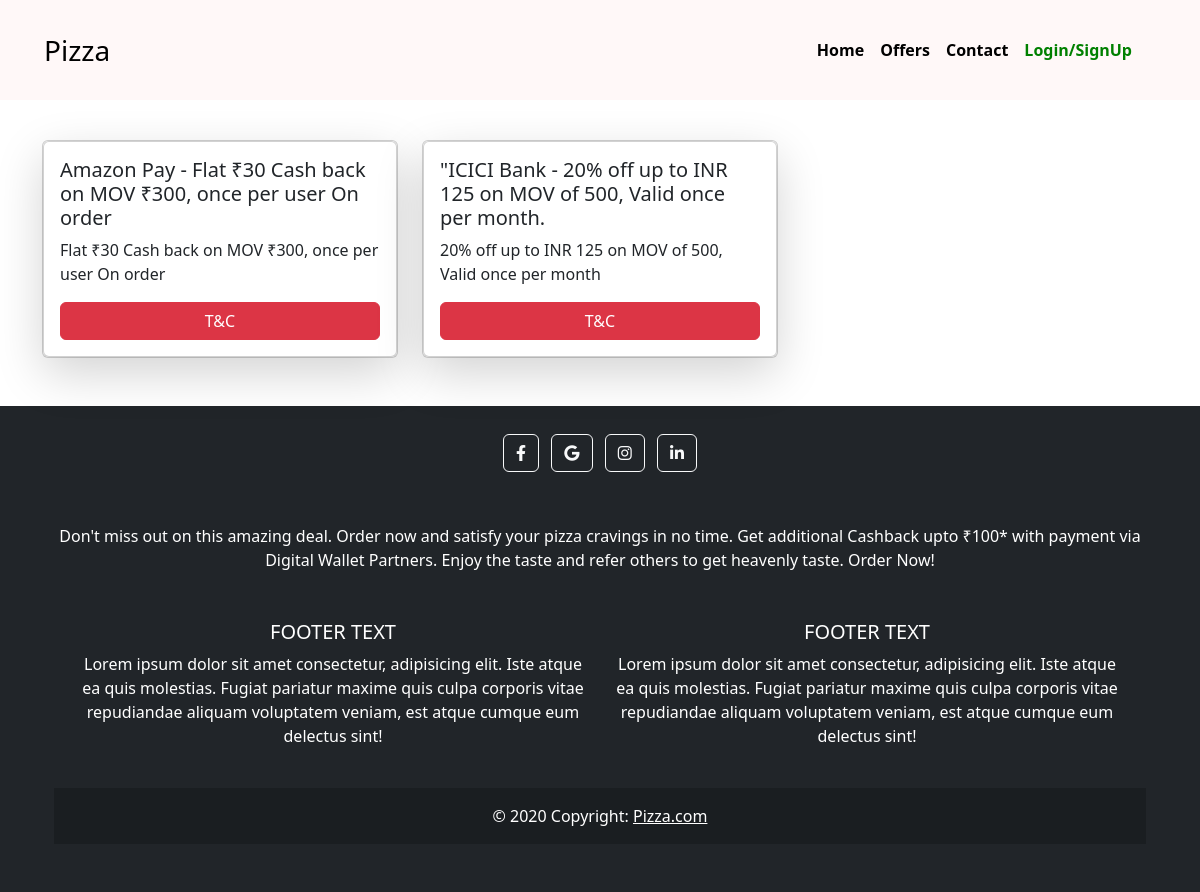
Screenshot of /offers/ with the database file from the repository.
### home/models.py (models this page shows)
class Basemodel(models.Model):
    uid = models.UUIDField(default=uuid.uuid4, editable=False, primary_key=True)
    created_at = models.DateField(auto_now_add=True)
    updated_at = models.DateField(auto_now_add=True)
    class Meta:
        abstract = True

class Details(Basemodel):
    detail_name=models.CharField(max_length=100)
    link=models.CharField(max_length=100)

class Offers(Basemodel):
    offer_title=models.CharField(max_length=100)
    offer_description=models.CharField(max_length=500)
    offer_tc=models.CharField(max_length=500)

### home/views.py (the view)
# urls.py: path('offers/', offers, name='offers'),
def offers(request):
    details=Details.objects.all()
    offers=Offers.objects.all()
    context={'details':details,'offers':offers}
    return render(request,'offers.html',context)

### home/templates/offers.html
{% extends "base.html" %}
{% block start %}
<div class="container   my-4">
    <div class="row">
        {% for offer in offers %}
        <div class="col-lg-4 col-md-6 mb-4 my-3">
            <div class="card">
                <div class="card-body card shadow-lg">
                    <h5 class="card-title" >
                        {{offer.offer_title}}
                    </h5>
                    <p class="card-text">{{offer.offer_description}}</p>
                    <button type="button" class="btn btn-danger" data-bs-toggle="popover"
                        data-bs-title="Terms & Conditions"
                        data-bs-content="{{offer.offer_tc}}">T&C
                        </button>
                </div>
            </div>
        </div>
{% endfor %}
    </div>
</div>
{% endblock %}

### home/templates/base.html (shortened to what this page needs)
<!doctype html>
<html lang="en">
<head>
  <link href="https://cdn.jsdelivr.net/npm/bootstrap@5.3.0/dist/css/bootstrap.min.css" rel="stylesheet"
>
  <link rel="stylesheet" href="https://cdnjs.cloudflare.com/ajax/libs/font-awesome/6.4.0/css/all.min.css">
</head>
<body>
  <nav class="navbar navbar-expand-lg navbar-inverse sticky-top">
    <div class="container-fluid my-3 " id="navbarcont">
      <div class="imagecon px-3"><img src="" alt="" width="35px" style="border-radius: 25px;">
      </div>
      <a class="navbar-brand fs-3" href="/" id="nav2">Pizza</a>
      <div class="collapse navbar-collapse mx-5 " id="navbarSupportedContent">
        <ul class="navbar-nav ms-auto  my-0 mb-lg-0">
          {% for detail in details %}
          <li class="nav-item " style="font-weight:600;">
            <a class="nav-link active" aria-current="page" href="{{detail.link}}">{{detail.detail_name}}</a>
          </li>
          {% endfor %}
          {% if request.user.is_authenticated %}
          <li class="nav-item" style="font-weight:600;">
            <a class="nav-link active" aria-current="page" href="{% url 'orders'%}">Orders</a>
          </li>
          <li class="nav-item" style="font-weight:600;">
            <a class="nav-link active" aria-current="page" href="{% url 'cart'%}">Cart</a>
          </li>
          <li class="nav-item" style="font-weight:600; ">
            <a class="nav-link active" aria-current="page" href="{% url 'logout' %}" style="color: red;">Logout</a>
          </li>
          {% else %}
          <li class="nav-item" style="font-weight:600; ">
            <a class="nav-link active" aria-current="page" href="{% url 'register'%}"
              style="color:green;">Login/SignUp</a>
          </li>
          {% endif %}
      </div>
    </div>
  </nav>
  {% block start %}
  {% endblock %}
  <footer class="bg-dark text-center text-white">
    <div class="container p-4">
      <section class="mb-4">
        <a class="btn btn-outline-light btn-floating m-1" href="#!" role="button"><i class="fab fa-facebook-f"></i></a>
        <a class="btn btn-outline-light btn-floating m-1" href="" role="button"><i class="fab fa-google"></i></a>
        <a class="btn btn-outline-light btn-floating m-1" href="#!" role="button"><i class="fab fa-instagram"></i></a>
        <a class="btn btn-outline-light btn-floating m-1" href="#!" role="button"><i class="fab fa-linkedin-in"></i></a>
      <section class="mb-4 mt-5">
        <p>
          Don't miss out on this amazing deal. Order now and satisfy your pizza cravings in no time. Get additional
          Cashback upto ₹100* with payment via Digital Wallet Partners. Enjoy the taste and refer others to get heavenly taste. Order Now!
        </p>
      </section>
      <div class="container p-4">
        <div class="row">
          <div class="col-lg-6 col-md-12 mb-4 mb-md-0">
            <h5 class="text-uppercase">Footer text</h5>
            <p>
              Lorem ipsum dolor sit amet consectetur, adipisicing elit. Iste atque ea quis
              molestias. Fugiat pariatur maxime quis culpa corporis vitae repudiandae
              aliquam voluptatem veniam, est atque cumque eum delectus sint!
            </p>
          </div>
          <div class="col-lg-6 col-md-12 mb-4 mb-md-0">
            <h5 class="text-uppercase">Footer text</h5>
            <p>
              Lorem ipsum dolor sit amet consectetur, adipisicing elit. Iste atque ea quis
              molestias. Fugiat pariatur maxime quis culpa corporis vitae repudiandae
              aliquam voluptatem veniam, est atque cumque eum delectus sint!
            </p>
          </div>
        </div>
      </div>
          <div class="text-center p-3" style="background-color: rgba(0, 0, 0, 0.2);">
            © 2020 Copyright:
            <a class="text-white" href="https://mdbootstrap.com/">Pizza.com</a>
          </div>
  </footer>
</body>
</html>

### home/templates/base.html (style rules this page uses)
nav { background-color: rgb(255, 248, 248); }
.card-title { display: flex; justify-content: space-between; align-items: center; }

### rows the page displays
Details: detail_name "Home"
Details: detail_name "Offers"
Details: detail_name "Contact"
Offers: offer_title "Amazon Pay - Flat ₹30 Cash back on MOV ₹300, once per user On order", offer_description "Flat ₹30 Cash back on MOV ₹300, once per user On order"
Offers: offer_title "\"ICICI Bank - 20% off up to INR 125 on MOV of 500, Valid once per month.", offer_description "20% off up to INR 125 on MOV of 500, Valid once per month"
